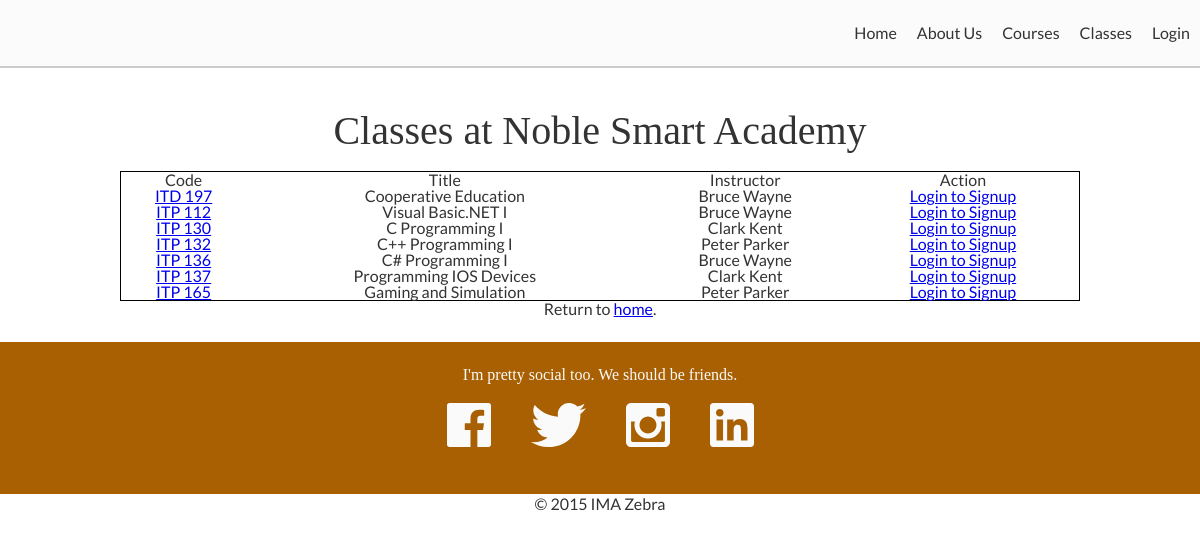
Page /classes.php on the earlier database version.
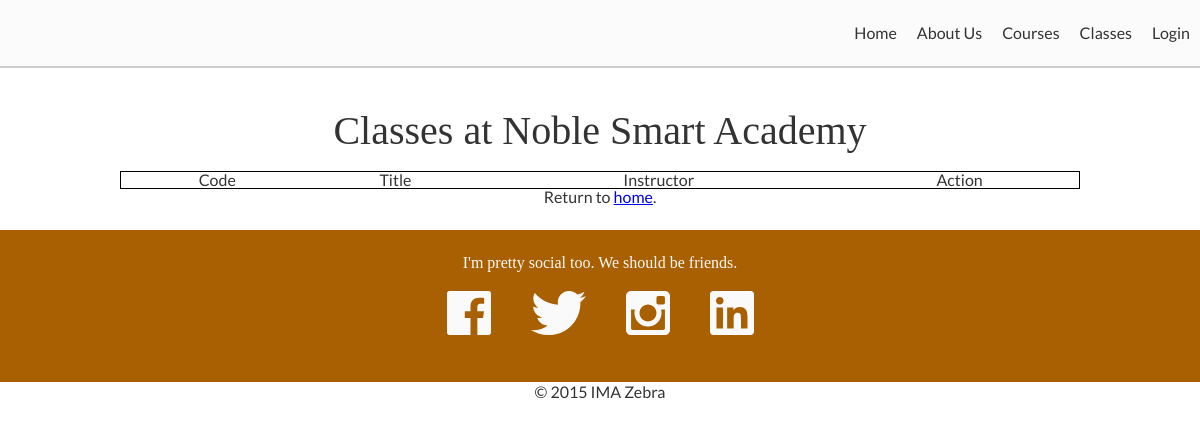
Same page on the later database version.
### tables this page shows
CREATE TABLE IF NOT EXISTS `classes` (
  `id` int(11) NOT NULL AUTO_INCREMENT,
  `course_id` int(11) NOT NULL,
  `instructor_id` int(11) NOT NULL,
  `start_date` date NOT NULL,
  `end_date` date NOT NULL,
  `location` varchar(250) NOT NULL,
  PRIMARY KEY (`id`) USING BTREE,
  KEY `fk_courseId` (`course_id`)
);

CREATE TABLE IF NOT EXISTS `courses` (
  `id` int(11) NOT NULL,
  `code` varchar(15) NOT NULL,
  `title` varchar(255) NOT NULL,
  `credit` int(11) DEFAULT NULL,
  `description` text,
  `cost` float DEFAULT NULL,
  PRIMARY KEY (`id`)
);

### includes/functions.php (the view, shortened to what this page needs)
<?php
function getClasses(){
    global $link;
    $sql='SELECT C.id, S.code as code, S.title as title, C.location as location,
    concat(I.fname," ", I.lname) as fullname
    FROM `classes` as C, `instructors` as I, `courses` as S
    where C.instructor_id=I.id and C.course_id = S.id
    order by S.code asc';
    $result = mysqli_query($link, $sql);
    echo "<table style='border:solid 1px black;width:80%;margin-left:auto;margin-right:auto'><thead>
        <th>Code</th>
        <th>Title</th><th>Instructor</th>
        <th>Action</th>
        </thead>
        <tbody>";
    while($courses=mysqli_fetch_array($result)){
        $id=htmlspecialchars($courses['id'],ENT_QUOTES, 'UTF-8');
        $code= htmlspecialchars($courses['code'],ENT_QUOTES, 'UTF-8');
        $title=htmlspecialchars($courses['title'],ENT_QUOTES, 'UTF-8');
        $fullname=htmlspecialchars($courses['fullname'],ENT_QUOTES, 'UTF-8');
        $lnkDetail = '<tr><td><a href="courses.php?id='.$id.'">'.$code.'</a></td>';
        echo '<td>'.$lnkDetail.'</td><td>'.$title.'</td>';
        echo '<td>'.$fullname.'</td>';
        if (isset($_COOKIE["fullname"])){
            $userId = $_COOKIE["userid"];
            $btnSignup = '<input type="button" onclick="signup('.$id.','.$userId.')" value="Signup"/>';
            echo '<td>'.$btnSignup.'</td>';
        } else {
            $lnkLogin = '<a href="login.php">Login to Signup<a/>';
            echo '<td>'.$lnkLogin.'</td>';
        }
    }
    echo "</tbody></table>";
}
?>

### classes.php (shortened to what this page needs)
<?php
include("includes/dbconfig.php");
include("includes/functions.php");
?>
<!doctype html>
<html>
	<head>
		<?php include("includes/head.php"); ?>
	</head>
	<body>
		<?php include("includes/nav.php"); ?>
		<section id="main-content">
			<div class="container">
                <h3>Classes at Noble Smart Academy</h3>
                <?php
					getClasses();
                    echo 'Return to <a href="index.php">home</a>.'
                ?>
			</div>
		</section>
		<?php include("includes/footer.php"); ?>
	</body>
</html>

### includes/head.php (shortened to what this page needs)
<link rel="stylesheet" href="css/reset.css">
<link rel="stylesheet" href="css/global.css">

### includes/nav.php (shortened to what this page needs)
<header>
    <nav>
        <div class="container">
            <h1 id="brand">NobleSmart Academy</h1>
            <ul>
                <li><a href="index.php">Home</a></li>
                <li><a href="about.php">About Us</a></li>
                <li><a href="courses.php">Courses</a></li>
                <li><a href="classes.php">Classes</a></li>
                <?php
                    if(!isset($_COOKIE["fullname"])) {
                        echo "<li><a href='login.php'>Login</a></li>";
                    } else {
                        $cookie_name = "fullname";
                        $cookie_value = $_COOKIE[$cookie_name];
                        echo "<li><a href='logout.php'>Logout</a></li>";
                    }
                ?>
            </ul>
        </div>
    </nav>
</header>

### includes/footer.php
<section id="social">
    <div class="container">
        <h3>I'm pretty social too. We should be friends.</h3>
        <ul>
            <li><img src="images/facebook.svg" alt="Facebook" /></li>
            <li><img src="images/twitter.svg" alt="Twitter" /></li>
            <li><img src="images/instagram.svg" alt="Instagram" /></li>
            <li><img src="images/linkedin.svg" alt="LinkedIn" /></li>
        </ul>
    </div>
</section>
<footer>
    <p>&copy; 2015 IMA Zebra</p>
</footer>

### css/global.css (style rules this page uses)
body { color: #333; font-family: 'Lato', sans-serif; padding-top: 66px; }
h1, h2, h3, h4, h5, h6 { font-family: 'Bree Serif', serif; }
p { line-height: 20px; }
nav { position: fixed; top: 0; left: 0; background: rgba(250, 250, 250, 0.8); border-bottom: 2px solid #ccc; height: 66px; width: 100%; }
nav ul { float: right; }
nav li { float: left; width: auto; }
nav li a { padding: 25px 10px; display: block; text-decoration: none; color: #333; }
#brand { text-indent: -9000px; background: url(../images/newnoblesmart.png) no-repeat top left; background-size: 45px; height: 45px; width: 45px; float: left; margin: 10px; }
.container { width: 100%; margin: 0 auto; }
#main-content { text-align: center; padding: 25px 0; overflow: hidden; }
#main-content h3 { font-size: 250%; margin: 20px 0; }
#social { background: #a86002; color: #fafafa; padding: 25px 0; overflow: hidden; text-align: center; float: left; width: 100%; position: relative; }
#social ul { clear:left; float:left; list-style:none; margin:0; padding:0; position:relative; left:50%; text-align:center; }
#social li { display:block; float:left; list-style:none; margin:0; padding:0; position:relative; right:50%; }
#social ul li img { margin: 20px; }
footer { width: 100%; text-align: center; }

Differences in the rows shown:
removed classes: course.code "ITD 197", course.title "Cooperative Education", fullname "Bruce Wayne"
removed classes: course.code "ITP 112", course.title "Visual Basic.NET I", fullname "Bruce Wayne"
removed classes: course.code "ITP 130", course.title "C Programming I", fullname "Clark Kent"
removed classes: course.code "ITP 132", course.title "C++ Programming I", fullname "Peter Parker"
removed classes: course.code "ITP 136", course.title "C# Programming I", fullname "Bruce Wayne"
removed classes: course.code "ITP 137", course.title "Programming IOS Devices", fullname "Clark Kent"
removed classes: course.code "ITP 165", course.title "Gaming and Simulation", fullname "Peter Parker"
